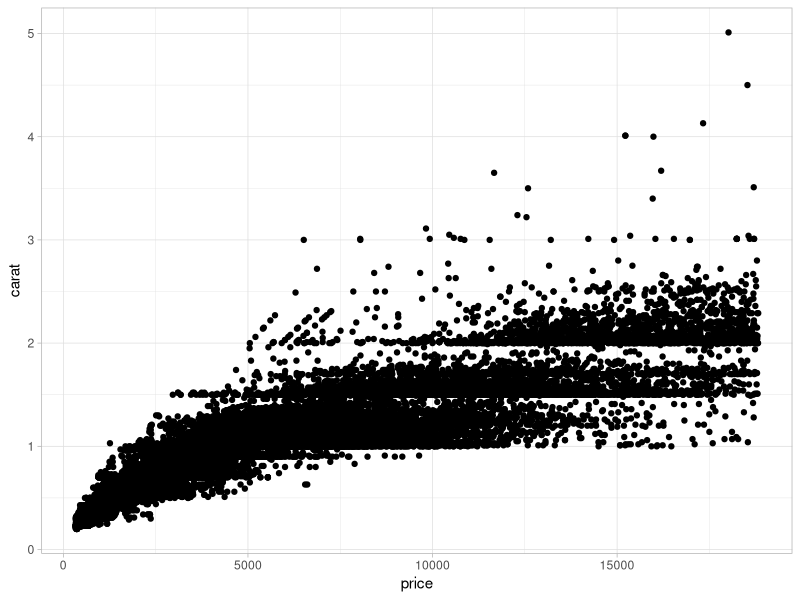

R code for this plot:
## ---- chunk 1
library(tidyverse)
## ---- chunk 2
### In this code chunk, start with the diamonds dataset (built in to
### ggplot2 package) and create a plot of price vs. carat (or some other
### variables of your choice) 


ggplot(data=diamonds) +
  geom_point(aes(x=price, y=carat)) +
  theme_light()
## ---- chunk 3
### In this code chunk, start with the diamonds dataset (built in to
### ggplot2 package) and create a subset based on filtering, e.g., 
### size greater than 1 carat or cut is "Ideal"



## ---- chunk 4
### Both partners - delete this comment, then write some code here
### to plot, summarize, calculate something simple using the diamonds
### dataset.


## ---- chunk 5
### Both partners - delete this comment, then write some code here
### to plot, summarize, calculate something simple using the diamonds
### dataset.


